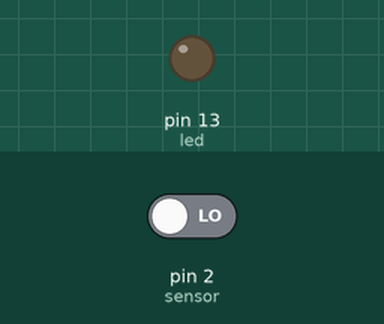
Recording of a sketch running on a simulated Arduino Nano, built with avr-gcc and run on an emulated ATmega328P. Parts: output pins drawn as LEDs (lit = HIGH). The test bench sets the inputs (shaded band); at power-on: pin 2 (sensor) LOW. What the sketch prints to the serial monitor is not drawn.

Above: at 1.2 s.
1.3 s: pin 2 (sensor) driven HIGH
At 2.2 s:
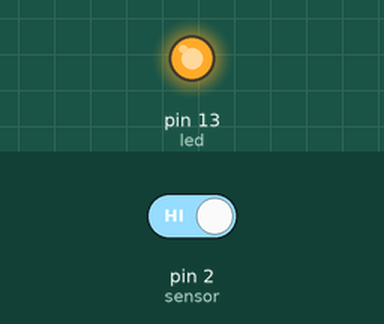
2.8 s: pin 2 (sensor) driven LOW
At 3.4 s:
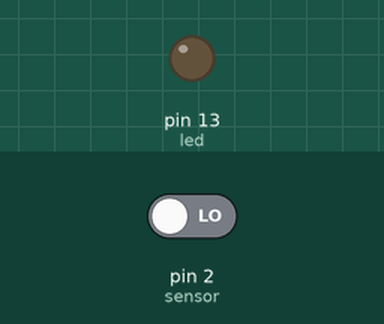
Timing chart, 0 to 5.8 s (numbered marks = the images above; inputs shaded):
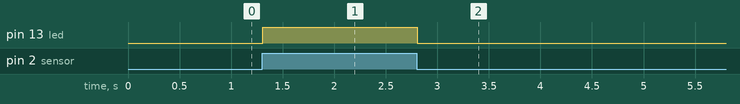

The sketch:

sensormovimiento.ino
```cpp
/*  Sensor PIR con Arduino
 *
 *  Escrito por Nano en beneficio de los seres humanos
 *  www.robologs.net
 */

int sensor = 2;
int led = 13;


void setup()
{
  Serial.begin(9600);
  pinMode(led, OUTPUT);
  pinMode(sensor, INPUT);
}

void loop()
{
  int lectura = digitalRead(sensor);
  Serial.println(lectura);
  digitalWrite(led, lectura);
}
```

Measured:
- after the input at 1.3 s, pin 13 (led): LOW → HIGH at once
- after the input at 2.8 s, pin 13 (led): HIGH → LOW at once
